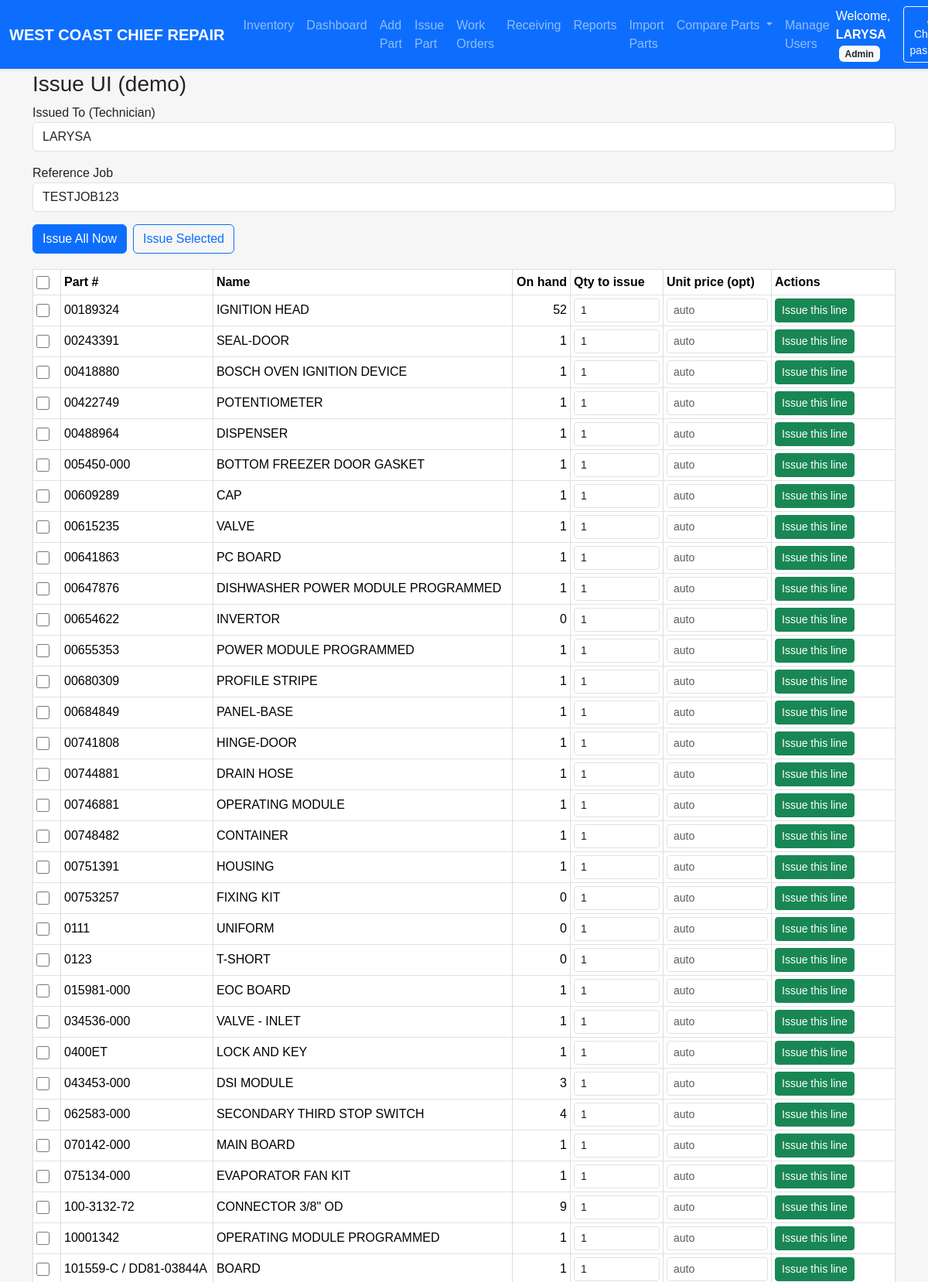
Page /issue_ui (signed in, upper part) on the committed database.
### models.py (models this page shows, shortened)
class User(UserMixin, db.Model):
    id = db.Column(db.Integer, primary_key=True)
    username = db.Column(db.String(64), unique=True, nullable=False)
    password_hash = db.Column(db.String(128), nullable=False)
    role = db.Column(db.String(20), nullable=False, default=ROLE_TECHNICIAN)
    @property
    def password(self):
        raise AttributeError('password is not a readable attribute')

class Part(db.Model):
    __tablename__ = "part"
    __table_args__ = {"extend_existing": True}
    id = db.Column(db.Integer, primary_key=True)
    name = db.Column(db.String(100), nullable=False)
    part_number = db.Column(db.String(100), unique=True, nullable=False, index=True)
    quantity = db.Column(db.Integer, default=0)
    unit_cost = db.Column(db.Float, nullable=False)
    location = db.Column(db.String(100))
    created_at = db.Column(db.DateTime, default=datetime.utcnow)

### inventory/routes.py (the view)
@inventory_bp.get("/issue_ui")
@login_required
def issue_ui():
    parts = Part.query.order_by(Part.part_number).limit(200).all()  # для примера
    technician_name = getattr(current_user, "username", "TECH")     # замени как надо
    canonical_ref = "TESTJOB123"                                    # подставишь свой JOB
    return render_template("issue_ui.html", parts=parts,
                           technician_name=technician_name,
                           canonical_ref=canonical_ref)

### auth/routes.py (called while the page is built)
@login_manager.user_loader
def load_user(user_id):
    return User.query.get(int(user_id))

### templates/issue_ui.html (shortened to what this page needs)
{% extends "base.html" %}
{% block content %}
<h3>Issue UI (demo)</h3>
<div class="mb-3">
  <label>Issued To (Technician)</label>
  <input id="tech_name" class="form-control" value="{{ technician_name }}"
         list="technicianListIssue2">
</div>
<div class="mb-3">
  <label>Reference Job</label>
  <input id="canonical_ref" class="form-control" value="{{ canonical_ref }}">
</div>
<div class="d-flex gap-2 mb-3">
  <button id="btn-issue-all" class="btn btn-primary">Issue All Now</button>
  <button id="btn-issue-selected" class="btn btn-outline-primary">Issue Selected</button>
</div>
<table class="table table-sm table-bordered align-middle">
  <thead>
    <tr>
      <th style="width:36px;"><input type="checkbox" id="chk-all"></th>
      <th>Part #</th>
      <th>Name</th>
      <th class="text-end">On hand</th>
      <th style="width:120px;">Qty to issue</th>
      <th style="width:140px;">Unit price (opt)</th>
      <th style="width:160px;">Actions</th>
    </tr>
  </thead>
  <tbody>
  {% for p in parts %}
    <tr data-part-id="{{ p.id }}">
      <td><input type="checkbox" class="row-chk"></td>
      <td>{{ p.part_number }}</td>
      <td>{{ p.name }}</td>
      <td class="text-end">{{ p.quantity }}</td>
      <td><input type="number" class="form-control form-control-sm qty-issue" min="0" value="1"></td>
      <td><input type="text" class="form-control form-control-sm unit-price" placeholder="auto"></td>
      <td>
        <button class="btn btn-sm btn-success btn-issue-line">Issue this line</button>
      </td>
    </tr>
  {% endfor %}
  </tbody>
</table>
{% endblock %}

### templates/base.html (shortened to what this page needs)
<!DOCTYPE html>
<html lang="en">
<head>
  <link href="https://cdn.jsdelivr.net/npm/bootstrap@5.3.3/dist/css/bootstrap.min.css"
        rel="stylesheet"
 />
  <link rel="stylesheet" href="{{ url_for('static', filename='style.css') }}" />
</head>
<body>
  <nav class="navbar navbar-expand-lg navbar-dark bg-primary shadow-sm fixed-top">
    <div class="container-fluid">
      <a class="navbar-brand fw-bold" href="{{ url_for('inventory.dashboard') }}">
        WEST COAST CHIEF REPAIR
      </a>
      <div class="collapse navbar-collapse" id="navbarMain">
        <ul class="navbar-nav me-auto mb-2 mb-lg-0">
          <li class="nav-item">
            <a class="nav-link{% if request.endpoint and request.endpoint == 'inventory.location_report' %} active{% endif %}"
               href="{{ url_for('inventory.location_report') }}">Inventory</a>
          </li>
          <li class="nav-item">
            <a class="nav-link{% if request.endpoint and request.endpoint == 'inventory.dashboard' %} active{% endif %}"
               href="{{ url_for('inventory.dashboard') }}">Dashboard</a>
          </li>
          <li class="nav-item">
            <a class="nav-link{% if request.endpoint and request.endpoint == 'inventory.add_part' %} active{% endif %}"
               href="{{ url_for('inventory.add_part') }}">Add Part</a>
          </li>
          <li class="nav-item">
            <a class="nav-link{% if request.endpoint and request.endpoint == 'inventory.issue_part' %} active{% endif %}"
               href="{{ url_for('inventory.issue_part') }}">Issue Part</a>
          </li>
          {% set is_wo = request.endpoint and request.endpoint.startswith('inventory.wo_') %}
          <li class="nav-item">
            <a class="nav-link{{ ' active' if is_wo else '' }}"
               href="{{ url_for('inventory.wo_list') }}">Work Orders</a>
          </li>
          <li class="nav-item"><a class="nav-link" href="{{ url_for('inventory.receiving_list') }}">Receiving</a></li>
          <li class="nav-item">
            <a class="nav-link{% if request.endpoint and request.endpoint.startswith('inventory.reports') %} active{% endif %}"
               href="{{ url_for('inventory.reports_grouped') }}">Reports</a>
          </li>
          <li class="nav-item">
            <a class="nav-link{% if request.endpoint and request.endpoint.startswith('inventory.import_parts') %} active{% endif %}"
               href="{{ url_for('inventory.import_parts_upload') }}">Import Parts</a>
          </li>
          <li class="nav-item dropdown">
            <a class="nav-link dropdown-toggle" href="#" id="compareDropdown" role="button"
               data-bs-toggle="dropdown" data-bs-display="static" aria-expanded="false">
              Compare Parts
            </a>
          </li>
          {% if current_user.is_authenticated and current_user.role in ['superadmin', 'admin'] %}
          <li class="nav-item">
            <a class="nav-link{% if request.endpoint and request.endpoint.startswith('inventory.users') %} active{% endif %}"
               href="{{ url_for('inventory.users') }}">Manage Users</a>
          </li>
          {% endif %}
        </ul>
        {% if current_user.is_authenticated %}
        <div class="d-flex align-items-center gap-2">
          <span class="text-white me-2">
            Welcome, <strong>{{ current_user.username }}</strong>
            <span class="badge bg-light text-dark text-capitalize ms-1">{{ current_user.role }}</span>
          </span>
          <a class="btn btn-outline-light btn-sm"
             href="{{ url_for('inventory.change_password', user_id=current_user.id) }}">
            🔑 Change password
          </a>
        </div>
        {% endif %}
      </div>
    </div>
  </nav>
  <main class="container" style="padding-top: 4.5rem;">
    {% block content %}{% endblock %}
  </main>
</body>
</html>

### static/style.css (style rules this page uses)
body { font-family: Arial, sans-serif; background-color:#f6f6f6; padding:20px; margin:0; }
.navbar { z-index:1200; }
table { width:100%; border-collapse:collapse; margin-top:20px; }
table th, table td { padding:10px; border:1px solid #ddd; text-align:left; }
input[type="checkbox"], .form-check-input { width: 1.05rem !important; height: 1.05rem !important; display: inline-block !important; vertical-align: middle !important; appearance: auto !important; -webkit-appearance: checkbox !important; -moz-appearance: checkbox !important; background: initial !important; border: initial !important; opacity: 1 !important; pointer-events: auto !important; cursor: pointer !important; }

### rows in the picture
User: username "LARYSA", role "Admin"
Part: part_number "00189324", name "IGNITION HEAD", quantity "52"
Part: part_number "00243391", name "SEAL-DOOR", quantity "1"
Part: part_number "00418880", name "BOSCH OVEN IGNITION DEVICE", quantity "1"
Part: part_number "00422749", name "POTENTIOMETER", quantity "1"
Part: part_number "00488964", name "DISPENSER", quantity "1"
Part: part_number "005450-000", name "BOTTOM FREEZER DOOR GASKET", quantity "1"
Part: part_number "00609289", name "CAP", quantity "1"
Part: part_number "00615235", name "VALVE", quantity "1"
Part: part_number "00641863", name "PC BOARD", quantity "1"
Part: part_number "00647876", name "DISHWASHER POWER MODULE PROGRAMMED", quantity "1"
Part: part_number "00654622", name "INVERTOR", quantity "0"
Part: part_number "00655353", name "POWER MODULE PROGRAMMED", quantity "1"
Part: part_number "00680309", name "PROFILE STRIPE", quantity "1"
Part: part_number "00684849", name "PANEL-BASE", quantity "1"
Part: part_number "00741808", name "HINGE-DOOR", quantity "1"
Part: part_number "00744881", name "DRAIN HOSE", quantity "1"
Part: part_number "00746881", name "OPERATING MODULE", quantity "1"
Part: part_number "00748482", name "CONTAINER", quantity "1"
Part: part_number "00751391", name "HOUSING", quantity "1"
Part: part_number "00753257", name "FIXING KIT", quantity "0"
Part: part_number "0111", name "UNIFORM", quantity "0"
Part: part_number "0123", name "T-SHORT", quantity "0"
Part: part_number "015981-000", name "EOC BOARD", quantity "1"
Part: part_number "034536-000", name "VALVE - INLET", quantity "1"
Part: part_number "0400ET", name "LOCK AND KEY", quantity "1"
Part: part_number "043453-000", name "DSI MODULE", quantity "3"
Part: part_number "062583-000", name "SECONDARY THIRD STOP SWITCH", quantity "4"
Part: part_number "070142-000", name "MAIN BOARD", quantity "1"
Part: part_number "075134-000", name "EVAPORATOR FAN KIT", quantity "1"
Part: part_number "100-3132-72", name "CONNECTOR 3/8\" OD", quantity "9"
Part: part_number "10001342", name "OPERATING MODULE PROGRAMMED", quantity "1"
Part: part_number "101559-C / DD81-03844A", name "BOARD", quantity "1"
